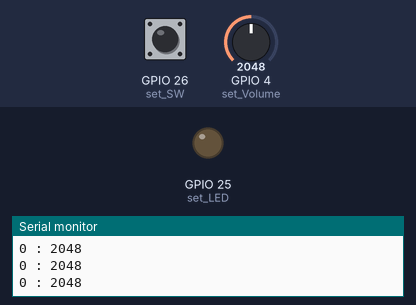
Simulated run of this sketch. Board: ESP32. On the bench: output pins drawn as LEDs (lit = HIGH), the last lines printed to the serial monitor. The inputs (shaded band) are chosen by the test bench; at power-on: GPIO 26 (set_SW) LOW, GPIO 4 (set_Volume) = 2048.

Above: at 4.2 s.
4.3 s: GPIO 26 (set_SW) pulled HIGH for 0.15 s
At 4.4 s:
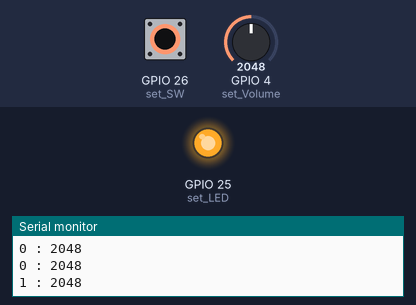
6.0 s: GPIO 26 (set_SW) pulled HIGH for 3.2 s
At 10.0 s:
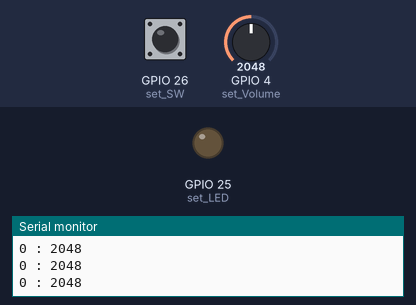
Timing chart, 0 to 11.5 s (numbered marks = the images above; inputs shaded):
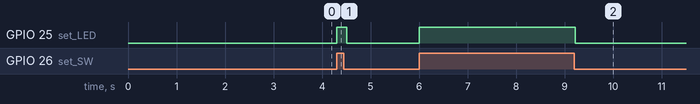

Measured:
- after the input at 4.3 s, GPIO 25 (set_LED): LOW → HIGH at once, → LOW 0.20 s later
- after the input at 6.0 s, GPIO 25 (set_LED): LOW → HIGH at once, → LOW 3.2 s later

The sketch:

DIO_AIN.ino
```cpp
void setup() {
  pinMode(25, OUTPUT);  // set LED(D0) as an OUTPUT device
  pinMode(26, INPUT);   // set SW(D2) as an INPUT device
  pinMode(4, INPUT);    // set Volume (A0) as an Analog INPUT device

  Serial.begin(115200);
  delay(1000);

  Serial.println(" ");
  Serial.println("Digital I/O, Analog Input Tset.");
  Serial.println(" ");
  delay(2000);
}

void loop() {
  if (digitalRead(26)) {
    digitalWrite(25, 1);
    Serial.print("1 : ");
  } else {
    digitalWrite(25, 0);
    Serial.print("0 : ");
  }
  Serial.println(analogRead(4));
  delay(100);
}
```
